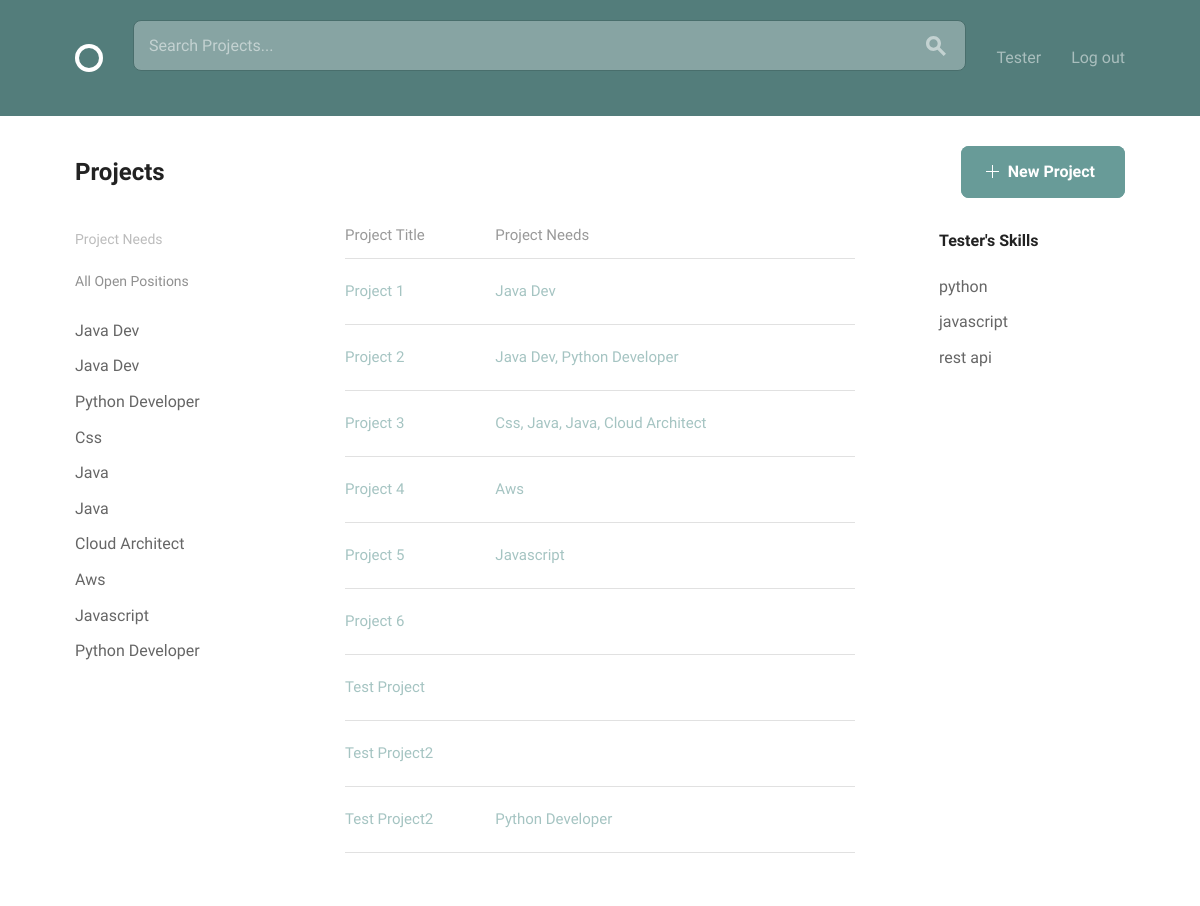
The app's page /home/ (signed in), older data.
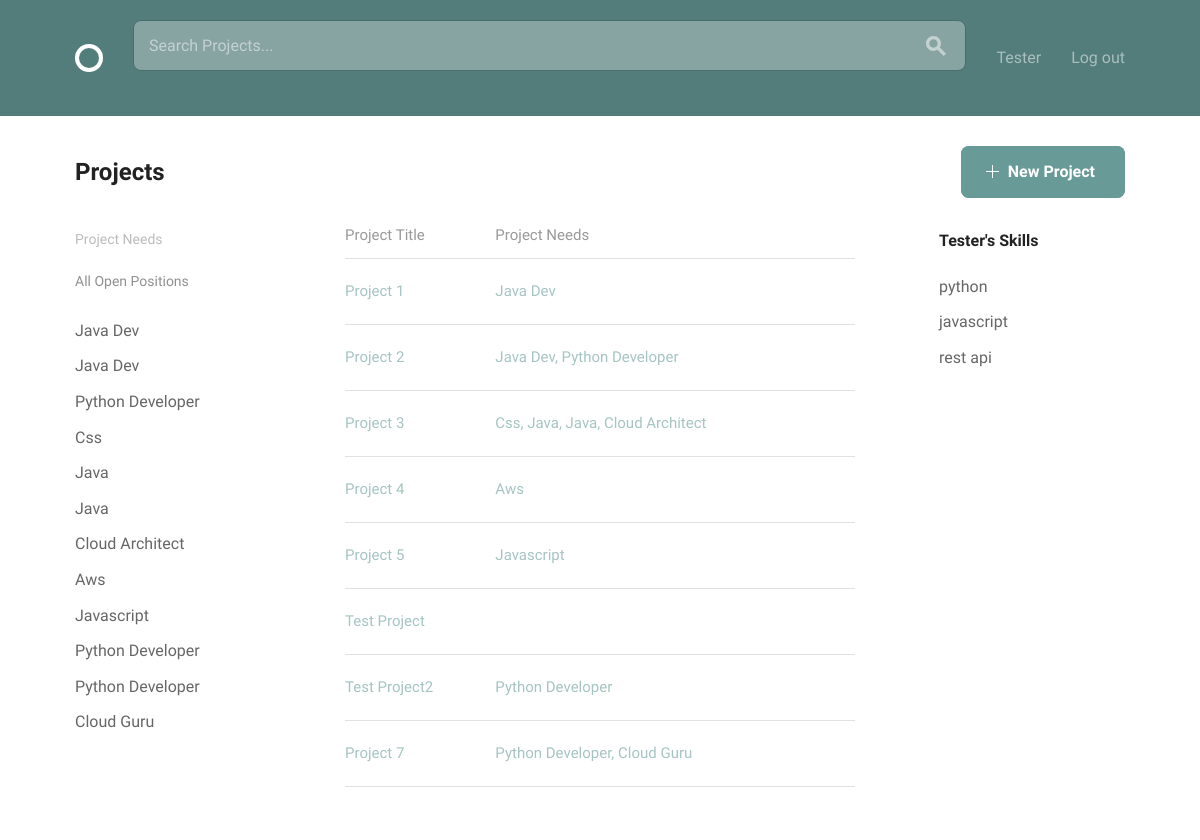
The same page, newer data.
### projects/models.py (models this page shows, shortened)
class Positions(models.Model):
    project = models.ForeignKey(Projects, on_delete=models.CASCADE, related_name='positions')
    name = models.CharField(max_length=150, default='')
    description = models.TextField(default='')
    filled = models.BooleanField(default=False)
    def __str__(self):
        return '{}'.format(self.name.title())

class Projects(models.Model):
    owner = models.ForeignKey(User, related_name='project', on_delete=models.CASCADE, null=True)
    title = models.CharField(max_length=150, default='')
    description = models.TextField(default='')
    requirements = models.TextField(default='')
    time_estimate = models.TextField(default='')
    recruited = models.BooleanField(default=False)
    completed = models.BooleanField(default=False)
    @property
    def open_positions(self):
        return self.positions.exclude(filled=True)

### accounts/models.py (models this page shows)
class Skills(models.Model):
    profile = models.ForeignKey(Profile, on_delete=models.CASCADE)
    skills = models.CharField(max_length=15, default='')
    def __str__(self):
        return self.skills

### social_builder/views.py (the view)
# urls.py: url(r'^home/$', views.Home.as_view(), name='home'),
class Home(LoginRequiredMixin, ListView):
    model = Projects
    template_name = 'index.html'
    context_object_name = 'project_home'
    def get_queryset(self):
        queryset = super().get_queryset()
        search_term = self.request.GET.get('s')
        if search_term:
            queryset = queryset.filter(
                Q(title__icontains=search_term) |
                Q(description__icontains=search_term)
            )
        return queryset
    def get_context_data(self, **kwargs):
        context = super().get_context_data(**kwargs)
        position = self.kwargs.get('title')
        context['position'] = position
        context['skills'] = Profile.objects.get(user=self.request.user)
        return context

### templates/index.html (shortened to what this page needs)
{% extends 'registration/registration_base.html' %}
{% load static from staticfiles %}
{% block content %}
  <div class="bounds circle--page">
    <div class="circle--page--header circle--fluid">
      <div class="circle--fluid--cell circle--fluid--primary">
        <h2>Projects</h2>
      </div>
      <div class="circle--fluid--cell circle--fluid--secondary">
          {% if user.is_authenticated  %}
          <a class="button button-primary icon-on-left" href="{% url 'projects:create_project' %}">
          <svg version="1.1" xmlns="http://www.w3.org/2000/svg" xmlns:xlink="http://www.w3.org/1999/xlink" x="0px" y="0px" viewBox="0 0 13 13" style="enable-background:new 0 0 13 13;" xml:space="preserve" class="add">
            <polygon points="7,6 7,0 6,0 6,6 0,6 0,7 6,7 6,13 7,13 7,7 13,7 13,6 "/>
          </svg>
          New Project
        </a>
          {% endif %}
      </div>
    </div>
    <div class="grid-25">
      <div class="circle--filter circle--secondary--module">
        <h4>Project Needs</h4>
        <ul class="circle--filter--list">
            <p><a href="{% url 'home' %}">All Open Positions</a> </p>
            {% if project_home %}
                {% for project in project_home %}
          {% if project.open_positions %}
                {% for pos in project.open_positions %}
              <li class="clickable-row" data-href="{% url 'jobs' title=pos %}">{{ pos }}</li>
                    {% endfor %}
                {% endif %}
                {% endfor %}
            {% endif %}
        </ul>
      </div>
    </div>
    <div class="grid-50">
      <table class="u-full-width circle--table">
        <thead>
          <tr>
            <th>Project Title</th>
            <th class="circle--cell--right">Project Needs</th>
          </tr>
        </thead>
        <tbody>
        {% if project_home %}
        {% for project in project_home %}
          <tr class="clickable-row" data-href="{% url 'projects:detail' pk=project.pk %}">
            <td>
                {{ project.title|title }}
            </td>
            <td class="circle--cell--right">
                {% if project.open_positions %}
                    {{ project.open_positions|join:", " }}
                {% endif %}
            </td>
          </tr>
        {% endfor %}
        {% endif %}
        </tbody>
      </table>
    </div>
    <div class="grid-25 grid-push-5">
    <div class="circle--secondary--module">
      <ul class="circle--filter--list">
      {% if user.is_authenticated %}
      <h4>{{ user|title }}'s Skills</h4>
          {% for skill in skills.skills_set.all %}
          <li class="clickable-row" data-href="{% url 'skills' skill=skill %}">{{ skill }}</li>
          {% endfor %}
      {% endif %}
      </ul>
      </div>
    </div>
  </div>
{% endblock %}

### templates/registration/registration_base.html (shortened to what this page needs)
{% load static from staticfiles %}
{% load humanize %}
<!DOCTYPE html>
<html lang="en">
<head>
  <link rel="stylesheet" href="{% static 'css/global.css' %}">
</head>
<body>
  <header class="circle--header">
    <div class="bounds">
      <div class="circle--fluid">
        <div class="circle--fluid--cell">
            {% if user.is_authenticated %}
            <h1 class="hide-text circle--logo"><a class="logo" href="{% url 'home' %}">Circle</a></h1>
            {% else %}
            <h1 class="hide-text circle--logo"><a class="logo" href="{% url 'welcome' %}">Circle</a></h1>
            {% endif %}
        </div>
        <div class="circle--fluid--cell circle--fluid--primary">
          <div class="circle--search">
              <form method="get" action="">
            <input type="search" name="s" placeholder="Search Projects..." />
            <button>
            </button>
              </form>
          </div>
        </div>
        <div class="circle--fluid--cell circle--fluid--secondary">
          <nav>
            <ul class="circle--inline">
                {% if not user.is_authenticated %}
              <li><a href="{% url 'registration_register' %}">Sign Up</a></li>
              <li><a href="{% url 'auth_login' %}">Sign In</a></li>
                {% else %}
                <li><a href="{% url 'accounts:profile' user.username %}">{{ user.username|title }}</a> </li>
                <li><a href="{% url 'auth_logout'%}">Log out</a> </li>
                {% endif %}
            </ul>
          </nav>
        </div>
      </div>
    </div>
  </header>
 {% block content %}{% endblock %}
</body>
</html>

Row changes from the older to the newer data that the page shows:
removed Projects: title "Project 6"
removed Projects: title "Test Project2"
added Projects: title "Project 7", open_positions "Python Developer, Cloud Guru"
added Positions: name "Python Developer"
added Positions: name "Cloud Guru"
